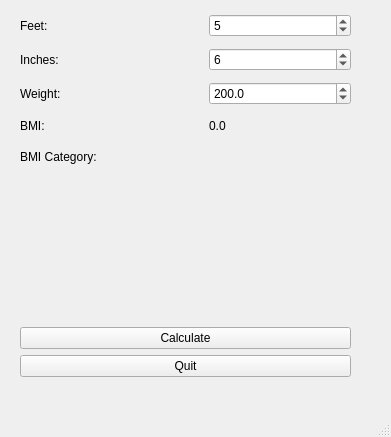
<?xml version="1.0" encoding="UTF-8"?>
<ui version="4.0">
 <class>MainWindow</class>
 <widget class="QMainWindow" name="MainWindow">
  <property name="geometry">
   <rect>
    <x>0</x>
    <y>0</y>
    <width>391</width>
    <height>437</height>
   </rect>
  </property>
  <property name="windowTitle">
   <string>MainWindow</string>
  </property>
  <widget class="QWidget" name="centralwidget">
   <widget class="QWidget" name="verticalLayoutWidget">
    <property name="geometry">
     <rect>
      <x>20</x>
      <y>10</y>
      <width>331</width>
      <height>371</height>
     </rect>
    </property>
    <layout class="QVBoxLayout" name="verticalLayout">
     <property name="topMargin">
      <number>4</number>
     </property>
     <property name="bottomMargin">
      <number>4</number>
     </property>
     <item>
      <layout class="QHBoxLayout" name="horizontalLayout_5">
       <item>
        <widget class="QLabel" name="lbl_HeightFeet">
         <property name="text">
          <string>Feet: </string>
         </property>
        </widget>
       </item>
       <item>
        <spacer name="horizontalSpacer">
         <property name="orientation">
          <enum>Qt::Horizontal</enum>
         </property>
         <property name="sizeType">
          <enum>QSizePolicy::Preferred</enum>
         </property>
         <property name="sizeHint" stdset="0">
          <size>
           <width>40</width>
           <height>20</height>
          </size>
         </property>
        </spacer>
       </item>
       <item>
        <widget class="QSpinBox" name="spbx_HeightFeet">
         <property name="minimum">
          <number>3</number>
         </property>
         <property name="maximum">
          <number>9</number>
         </property>
         <property name="value">
          <number>5</number>
         </property>
        </widget>
       </item>
      </layout>
     </item>
     <item>
      <spacer name="verticalSpacer_2">
       <property name="orientation">
        <enum>Qt::Vertical</enum>
       </property>
       <property name="sizeType">
        <enum>QSizePolicy::Fixed</enum>
       </property>
       <property name="sizeHint" stdset="0">
        <size>
         <width>20</width>
         <height>5</height>
        </size>
       </property>
      </spacer>
     </item>
     <item>
      <layout class="QHBoxLayout" name="horizontalLayout_4">
       <item>
        <widget class="QLabel" name="lbl_HeightInch">
         <property name="text">
          <string>Inches: </string>
         </property>
        </widget>
       </item>
       <item>
        <spacer name="horizontalSpacer_2">
         <property name="orientation">
          <enum>Qt::Horizontal</enum>
         </property>
         <property name="sizeType">
          <enum>QSizePolicy::Preferred</enum>
         </property>
         <property name="sizeHint" stdset="0">
          <size>
           <width>40</width>
           <height>20</height>
          </size>
         </property>
        </spacer>
       </item>
       <item>
        <widget class="QSpinBox" name="spbx_HeightInch">
         <property name="sizePolicy">
          <sizepolicy hsizetype="Minimum" vsizetype="Fixed">
           <horstretch>0</horstretch>
           <verstretch>0</verstretch>
          </sizepolicy>
         </property>
         <property name="maximum">
          <number>11</number>
         </property>
         <property name="value">
          <number>6</number>
         </property>
        </widget>
       </item>
      </layout>
     </item>
     <item>
      <spacer name="verticalSpacer_3">
       <property name="orientation">
        <enum>Qt::Vertical</enum>
       </property>
       <property name="sizeType">
        <enum>QSizePolicy::Fixed</enum>
       </property>
       <property name="sizeHint" stdset="0">
        <size>
         <width>20</width>
         <height>5</height>
        </size>
       </property>
      </spacer>
     </item>
     <item>
      <layout class="QHBoxLayout" name="horizontalLayout_3">
       <item>
        <widget class="QLabel" name="lbl_Weight">
         <property name="text">
          <string>Weight: </string>
         </property>
        </widget>
       </item>
       <item>
        <spacer name="horizontalSpacer_3">
         <property name="orientation">
          <enum>Qt::Horizontal</enum>
         </property>
         <property name="sizeType">
          <enum>QSizePolicy::Preferred</enum>
         </property>
         <property name="sizeHint" stdset="0">
          <size>
           <width>40</width>
           <height>20</height>
          </size>
         </property>
        </spacer>
       </item>
       <item>
        <widget class="QDoubleSpinBox" name="spbx_Weight">
         <property name="decimals">
          <number>1</number>
         </property>
         <property name="minimum">
          <double>1.000000000000000</double>
         </property>
         <property name="maximum">
          <double>300.000000000000000</double>
         </property>
         <property name="value">
          <double>200.000000000000000</double>
         </property>
        </widget>
       </item>
      </layout>
     </item>
     <item>
      <spacer name="verticalSpacer_4">
       <property name="orientation">
        <enum>Qt::Vertical</enum>
       </property>
       <property name="sizeType">
        <enum>QSizePolicy::Fixed</enum>
       </property>
       <property name="sizeHint" stdset="0">
        <size>
         <width>20</width>
         <height>5</height>
        </size>
       </property>
      </spacer>
     </item>
     <item>
      <layout class="QHBoxLayout" name="horizontalLayout">
       <item alignment="Qt::AlignLeft">
        <widget class="QLabel" name="lbl_BmiLabel">
         <property name="sizePolicy">
          <sizepolicy hsizetype="Fixed" vsizetype="Fixed">
           <horstretch>0</horstretch>
           <verstretch>0</verstretch>
          </sizepolicy>
         </property>
         <property name="maximumSize">
          <size>
           <width>50</width>
           <height>16777215</height>
          </size>
         </property>
         <property name="text">
          <string>BMI:</string>
         </property>
        </widget>
       </item>
       <item>
        <spacer name="horizontalSpacer_4">
         <property name="orientation">
          <enum>Qt::Horizontal</enum>
         </property>
         <property name="sizeType">
          <enum>QSizePolicy::Preferred</enum>
         </property>
         <property name="sizeHint" stdset="0">
          <size>
           <width>40</width>
           <height>20</height>
          </size>
         </property>
        </spacer>
       </item>
       <item alignment="Qt::AlignLeft">
        <widget class="QLabel" name="lbl_BmiValue">
         <property name="sizePolicy">
          <sizepolicy hsizetype="Maximum" vsizetype="Fixed">
           <horstretch>0</horstretch>
           <verstretch>0</verstretch>
          </sizepolicy>
         </property>
         <property name="maximumSize">
          <size>
           <width>137</width>
           <height>16777215</height>
          </size>
         </property>
         <property name="text">
          <string>0.0</string>
         </property>
        </widget>
       </item>
      </layout>
     </item>
     <item>
      <spacer name="verticalSpacer_5">
       <property name="orientation">
        <enum>Qt::Vertical</enum>
       </property>
       <property name="sizeType">
        <enum>QSizePolicy::Fixed</enum>
       </property>
       <property name="sizeHint" stdset="0">
        <size>
         <width>20</width>
         <height>5</height>
        </size>
       </property>
      </spacer>
     </item>
     <item>
      <layout class="QHBoxLayout" name="horizontalLayout_2">
       <property name="leftMargin">
        <number>0</number>
       </property>
       <property name="topMargin">
        <number>0</number>
       </property>
       <property name="rightMargin">
        <number>0</number>
       </property>
       <property name="bottomMargin">
        <number>0</number>
       </property>
       <item>
        <widget class="QLabel" name="lbl_BmiCategoryLabel">
         <property name="text">
          <string>BMI Category:</string>
         </property>
        </widget>
       </item>
       <item>
        <spacer name="horizontalSpacer_5">
         <property name="orientation">
          <enum>Qt::Horizontal</enum>
         </property>
         <property name="sizeType">
          <enum>QSizePolicy::Preferred</enum>
         </property>
         <property name="sizeHint" stdset="0">
          <size>
           <width>40</width>
           <height>20</height>
          </size>
         </property>
        </spacer>
       </item>
       <item>
        <widget class="QLabel" name="lbl_BmiCategoryValue">
         <property name="text">
          <string/>
         </property>
        </widget>
       </item>
      </layout>
     </item>
     <item>
      <spacer name="verticalSpacer">
       <property name="orientation">
        <enum>Qt::Vertical</enum>
       </property>
       <property name="sizeType">
        <enum>QSizePolicy::Expanding</enum>
       </property>
       <property name="sizeHint" stdset="0">
        <size>
         <width>20</width>
         <height>40</height>
        </size>
       </property>
      </spacer>
     </item>
     <item>
      <widget class="QPushButton" name="btn_Calculate">
       <property name="text">
        <string>Calculate</string>
       </property>
      </widget>
     </item>
     <item>
      <widget class="QPushButton" name="btn_Quit">
       <property name="text">
        <string>Quit</string>
       </property>
      </widget>
     </item>
    </layout>
   </widget>
  </widget>
  <widget class="QMenuBar" name="menubar">
   <property name="geometry">
    <rect>
     <x>0</x>
     <y>0</y>
     <width>391</width>
     <height>26</height>
    </rect>
   </property>
  </widget>
  <widget class="QStatusBar" name="statusbar"/>
 </widget>
 <resources/>
 <connections/>
</ui>
